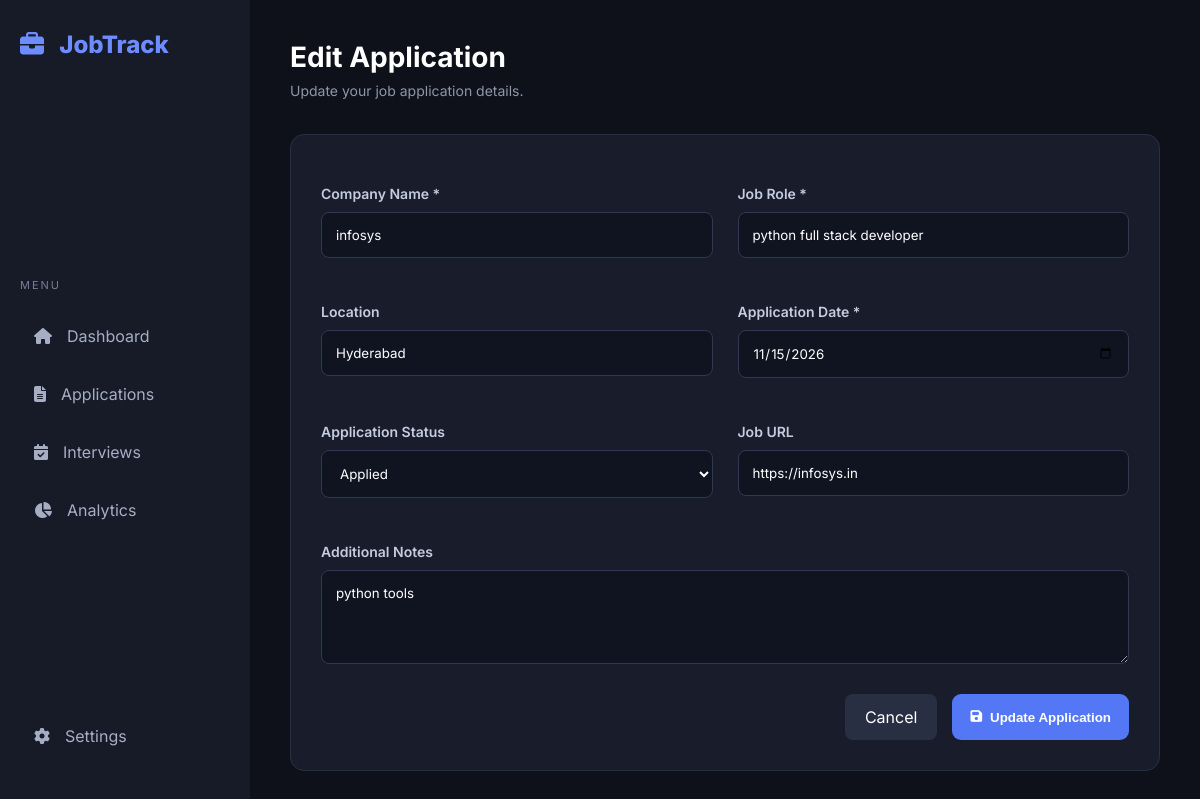
Page /edit-application/1 on the committed database.
### models.py (models this page shows)
class JobApplication(db.Model):
    id = db.Column(db.Integer, primary_key=True)
    company_name = db.Column(db.String(100), nullable=False)
    job_role = db.Column(db.String(100), nullable=False)
    location = db.Column(db.String(100))
    application_date = db.Column(db.Date)
    status = db.Column(db.String(50), default='Applied')
    job_url = db.Column(db.String(300))
    notes = db.Column(db.Text)
    interviews = db.relationship(
    'Interview',
    backref='application',
    cascade='all, delete-orphan'
    )

### app.py (the view, shortened to what this page needs)
@app.route('/edit-application/<int:id>', methods=['GET', 'POST'])
def edit_application(id):
    application = db.get_or_404(JobApplication, id)
    return render_template(
        'edit_application.html',
        application=application
    )

### templates/edit_application.html (shortened to what this page needs)
{% extends "base.html" %}
{% block content %}
<header class="topbar">
    <div>
        <h1>Edit Application</h1>
        <p>Update your job application details.</p>
    </div>
</header>
<section class="applications-section">
    <form method="POST" class="application-form">
        <div class="form-grid">
            <div class="form-group">
                <label>Company Name *</label>
                <input type="text"
                       name="company_name"
                       value="{{ application.company_name }}"
                       maxlength="100"
                       required>
            </div>
            <div class="form-group">
                <label>Job Role *</label>
                <input type="text"
                       name="job_role"
                       value="{{ application.job_role }}"
                       maxlength="100"
                       required>
            </div>
            <div class="form-group">
                <label>Location</label>
                <input type="text"
                       name="location"
                       value="{{ application.location or '' }}"
                       maxlength="100">
            </div>
            <div class="form-group">
                <label>Application Date *</label>
                <input type="date"
                       name="application_date"
                       value="{{ application.application_date.strftime('%Y-%m-%d') if application.application_date else '' }}"
                       required>
            </div>
            <div class="form-group">
                <label>Application Status</label>
                <select name="status" required>
                    {% for status in ['Applied', 'Interview', 'Selected', 'Rejected'] %}
                    <option value="{{ status }}"
                        {% if application.status == status %}selected{% endif %}>
                        {{ status }}
                    </option>
                    {% endfor %}
                </select>
            </div>
            <div class="form-group">
                <label>Job URL</label>
                <input type="url"
                       name="job_url"
                       value="{{ application.job_url or '' }}"
                       maxlength="300">
            </div>
        </div>
        <div class="form-group">
            <label>Additional Notes</label>
            <textarea name="notes" rows="4">{{ application.notes or '' }}</textarea>
        </div>
        <div class="form-actions">
            <a href="{{ url_for('applications') }}" class="cancel-button">
                Cancel
            </a>
            <button type="submit" class="add-button">
                <i class="fa-solid fa-save"></i>
                Update Application
            </button>
        </div>
    </form>
</section>
{% endblock %}

### static/css/style.css (style rules this page uses)
* { margin: 0; padding: 0; box-sizing: border-box; }
body { font-family: 'Inter', sans-serif; background: #0f111a; color: #ffffff; }
.topbar { display: flex; justify-content: space-between; align-items: center; margin-bottom: 35px; }
.topbar h1 { font-size: 28px; margin-bottom: 8px; }
.topbar p { color: #8e96aa; font-size: 14px; }
.applications-section { background: #191d2b; border: 1px solid #292f42; padding: 30px; border-radius: 14px; }
.add-button { background: #5478f5; border: none; color: white; padding: 13px 18px; border-radius: 9px; cursor: pointer; font-weight: 600; }
.application-form { margin-top: 20px; }
.form-grid { display: grid; grid-template-columns: repeat(2, 1fr); gap: 25px; margin-bottom: 25px; }
.form-group { display: flex; flex-direction: column; gap: 10px; margin-bottom: 20px; }
.form-group label { color: #c5cce0; font-size: 14px; font-weight: 600; }
.form-group input, .form-group select, .form-group textarea { background: #101421; border: 1px solid #303950; border-radius: 8px; padding: 14px; color: white; font-family: inherit; outline: none; width: 100%; }
.form-group input::placeholder, .form-group textarea::placeholder { color: #737d95; }
.form-actions { display: flex; justify-content: flex-end; gap: 15px; margin-top: 30px; }
.cancel-button { padding: 13px 20px; border-radius: 8px; background: #292f42; color: white; text-decoration: none; }
.add-button { text-decoration: none; display: inline-flex; align-items: center; gap: 8px; }

### rows in the picture
JobApplication: company_name "infosys", job_role "python full stack developer", location "Hyderabad", application_date "11/15/2026", status "Applied", job_url "https://infosys.in", notes "python tools"
